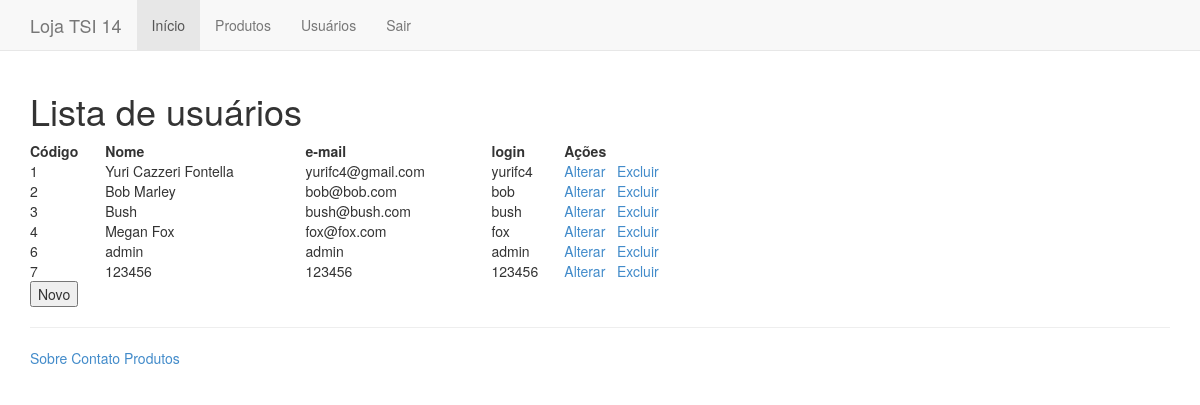
/usuarios.php (signed in), run on the app's committed database.
### tables this page shows
CREATE TABLE `usuarios` (
  `id` int(11) NOT NULL AUTO_INCREMENT,
  `nome` varchar(60) NOT NULL,
  `email` varchar(60) NOT NULL,
  `login` varchar(20) NOT NULL,
  `senha` varchar(80) DEFAULT NULL,
  PRIMARY KEY (`id`),
  UNIQUE KEY `email_UNIQUE` (`email`),
  UNIQUE KEY `login_UNIQUE` (`login`)
);

### lib/functions.php (called while the page is built, shortened)
<?php
require_once 'lib/database.php';
function listar_usuarios()
{
  $consulta = "select * from usuarios order by id ASC";
  $registros = array();
  consultar($consulta);
  while ($registro = proximo_registro())
  {
    array_push($registros, $registro);
  }
  return $registros;
}
?>

### lib/database.php (called while the page is built, shortened)
<?php
	$result = null;
	$conn = mysql_connect(HOST, USER, PASSWORD);
	function consultar($sql)
	{
		global $conn, $result;
		$result = mysql_query($sql,$conn);
	}
	function proximo_registro()
	{
		global $result;
		return mysql_fetch_assoc($result);
	}

### sections/lista_usuarios.php (the view)
<h1><?php echo $titulo_pagina; ?></h1>
<table>
  <thead>
    <tr>
      <th>Código</th><th>Nome</th><th>e-mail</th><th>login</th><th>Ações</th>
    </tr>
  </thead>
  <tbody>
    <?php
      foreach($registros as $registro)
      {
        echo "
          <tr>
            <td>" . $registro['id'] . "</td>
            <td>{$registro['nome']}</td>
            <td>{$registro['email']}</td>
            <td>{$registro['login']}</td>
            <td width='15%' class='acoes'>
              <a href='" . URL_BASE . "usuarios.php?acao=alterar&id={$registro['id']}'>Alterar</a>&nbsp;&nbsp;
              <a href='" . URL_BASE . "usuarios.php?acao=excluir&id=" . $registro['id'] . "' onclick='return confirm('Deseja realmente remove-lo?')'>Excluir</a>
            </td>
          </tr>
        ";
      }
    ?>
  </tbody>
</table>
<div class="form-group"><button type="button" onclick="document.location='<?=URL_BASE;?>usuarios.php?acao=incluir';">Novo</button></div>

### usuarios.php (shortened to what this page needs)
<?php
  require_once 'lib/database.php';
  require_once 'lib/functions.php';
  if(!isset($acao))
  {
    $acao = 'listar';
  }
  switch($acao)
  {
  case 'listar':
    $titulo_pagina = 'Lista de usuários';
    $registros = listar_usuarios();
    require_once(template);
  break;
  }

### layout/template.php (shortened to what this page needs)
<!DOCTYPE html>
<html lang="en">
    <head>
        <link href="assets/css/bootstrap.min.css" rel="stylesheet">
    </head>
    <body>
      <?php
        if($_SESSION['logado'] == TRUE):
      ?>
      <div class="navbar navbar-default navbar-static-top" role="navigation">
        <div class="container">
            <div class="navbar-header">
                <a class="navbar-brand" href="#">Loja TSI 14</a>
            </div>
            <div class="navbar-collapse collapse">
                <ul class="nav navbar-nav">
                    <li class="active"><a href="<?php echo URL_BASE ?>index.php">Início</a></li>
                    <li><a href="<?php echo URL_BASE ?>produtos.php">Produtos</a></li>
                    <li><a href="<?php echo URL_BASE ?>usuarios.php">Usuários</a></li>
                    <li><a href="<?php echo URL_BASE ?>index.php?acao=sair">Sair</a></li>
                </ul>
            </div>
          </div>
        </div>
        <div class="container">
            <div class="content">
                <?php require_once($content) ?>
            </div>
            <hr>
            <div class="">
                <p>
                    <a href="#">Sobre</a>
                    <a href="#">Contato</a>
                    <a href="#">Produtos</a>
                </p>
            </div>
        </div>
      <?php
        else:
          echo "<script>alert('É necessário fazer o login!');window.location = 'index.php';</script>";
        endif;
      ?>
    </body>
  </html>

### data on the page
usuarios: id "1", nome "Yuri Cazzeri Fontella", email "yurifc4@gmail.com", login "yurifc4"
usuarios: id "2", nome "Bob Marley", email "bob@bob.com", login "bob"
usuarios: id "3", nome "Bush", email "bush@bush.com", login "bush"
usuarios: id "4", nome "Megan Fox", email "fox@fox.com", login "fox"
usuarios: id "6", nome "admin", email "admin", login "admin"
usuarios: id "7", nome "123456", email "123456", login "123456"

### other printed values
$titulo_pagina "Lista de usuários"
